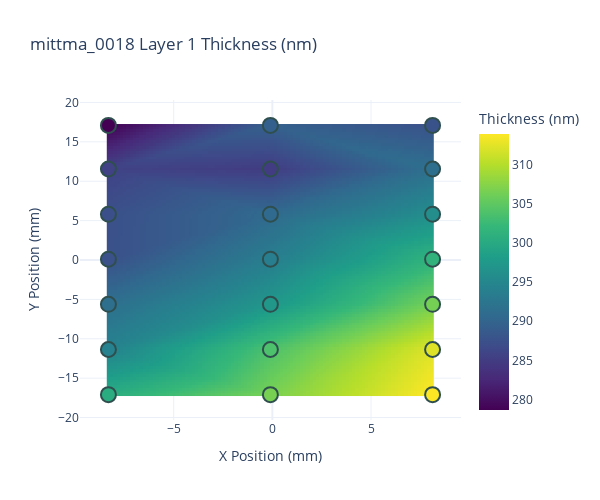
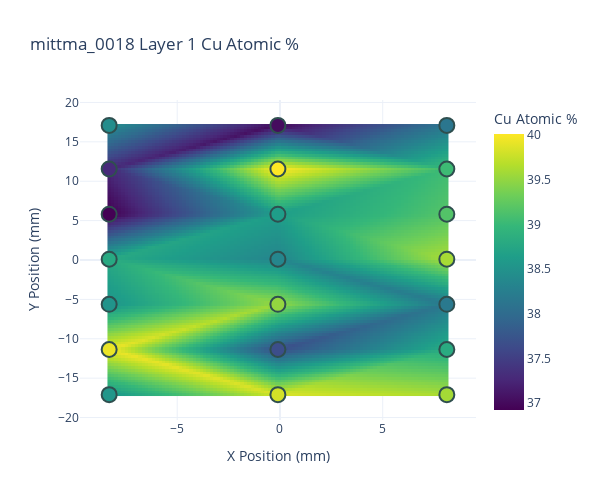
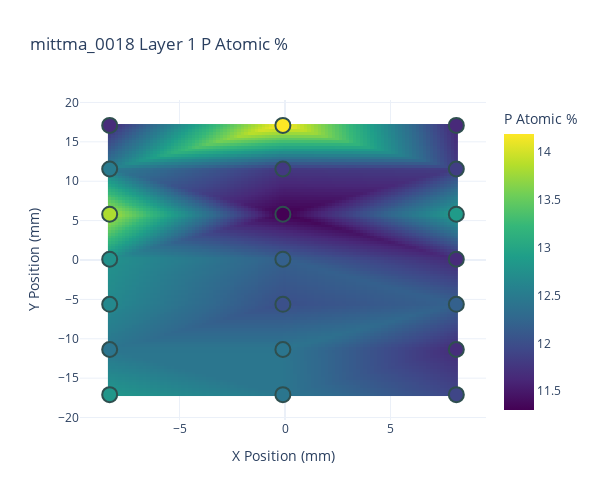
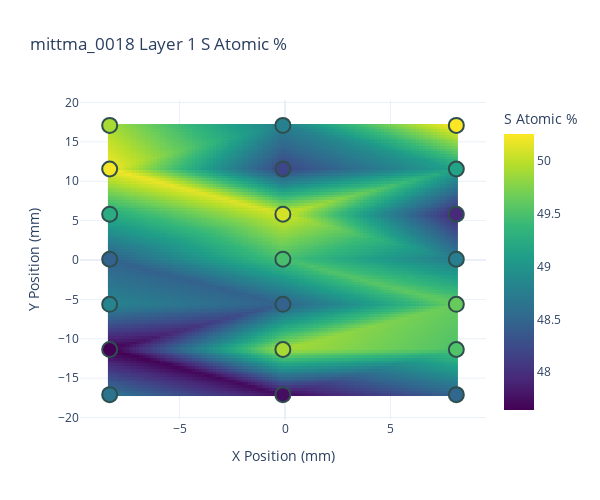

The notebook cell these images were saved under, in order:
### Markdown cell above
#### plot heatmaps for the whole sample (combined)

### Code cell
#plot for the whole sample
datatypes=["Layer 1 Thickness (nm)", "Layer 1 Cu Atomic %", "Layer 1 P Atomic %", "Layer 1 S Atomic %"] 

#coordinates to exclude: 
grid = MI_to_grid(sample_df)
xx, yy= closest_coord(grid, -4.63, -2.53)
print(xx,yy)

for datatype in datatypes:
    savepath = os.path.join(folder, f"{sample} {datatype}.png")
    new_heatmap(datatype, data=data0, title = f"{sample} {datatype}",
            # exclude=[f'{xx},{yy}'],
    savepath=savepath,
     )
